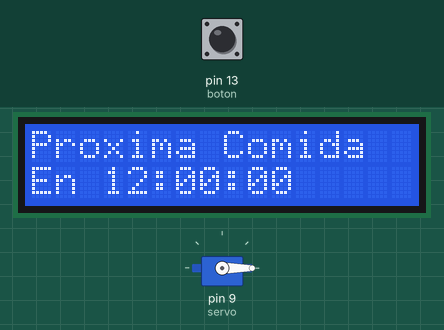
This sketch was run on a simulated Arduino Uno, built with avr-gcc and run on an emulated ATmega328P. On the bench: servo, 16×2 character LCD. The inputs (shaded band) are chosen by the test bench; at power-on: pin 13 (boton) LOW. What the sketch prints to the serial monitor is not drawn.

Above: at 1.2 s.
1.3 s: pin 13 (boton) pulled HIGH for 3.2 s
At 2.4 s:
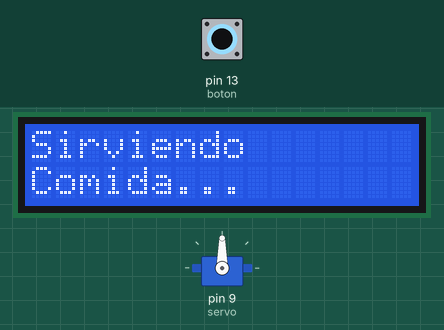
6.0 s: pin 13 (boton) pulled HIGH for 0.7 s
At 7.6 s:
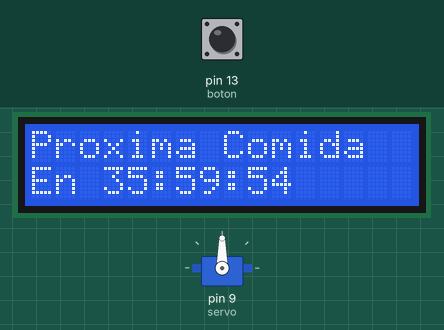
9.3 s: pin 13 (boton) pulled HIGH for 1 s
At 11.6 s:
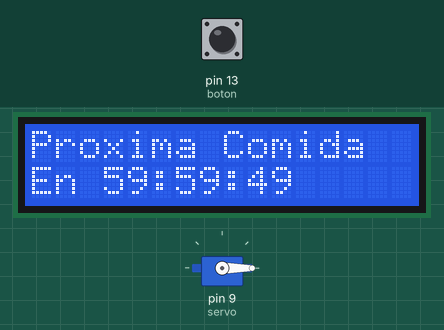
12.6 s: pin 13 (boton) pulled HIGH for 0.7 s
At 15.4 s:
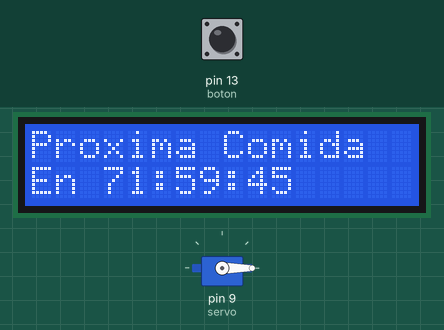
Timing chart, 0 to 16.9 s (numbered marks = the images above; inputs shaded):
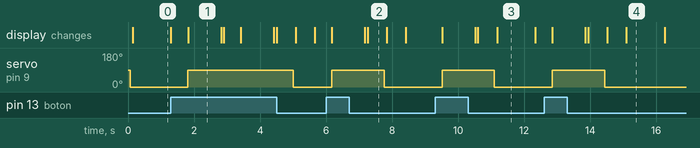

The sketch:

Pet_feeder.ino
```cpp
#include <LiquidCrystal_I2C.h>
#include <Wire.h>
#include <Servo.h>
Servo servo; //declarar objeto servo nombre servo
LiquidCrystal_I2C lcd(0x27,16,2);
const int boton = 13; //boton con salto de comida
bool estado_boton = false;
unsigned long tiempo;
unsigned long tiempo_restante;
unsigned long cont = 1;
long intervalo_comida = 43200; //cada cuantos segundos alimentar, 43200 = 12 horas

void setup() {
  servo.attach(9);
  lcd.init();
  lcd.backlight();
  lcd.setBacklight(HIGH);
  Serial.begin(9600);
  pinMode(boton,INPUT);
}

void loop() {
  servo.write(0);
  tiempo = millis()/1000; //tiempo en segundos
  tiempo_restante = intervalo_comida*cont - tiempo;
  estado_boton = digitalRead(boton);

  int horas = tiempo_restante / 3600;
  int minutos = (tiempo_restante % 3600)/60;
  int segundos = (tiempo_restante % 3600)%60;

  if (estado_boton){ //dar comida y saltar la siguiente
    dar_comida();
  }

  Serial.print("Tiempo Restante: ");
  Serial.println(tiempo_restante);
  Serial.print("Cont: ");
  Serial.println(cont);
  Serial.print("Tiempo: ");
  Serial.println(tiempo);
  Serial.print("horas restantes: ");
  Serial.println(horas);
  Serial.print("Minutos restantes: ");
  Serial.println(minutos);
  Serial.print("Segundos restantes: ");
  Serial.println(segundos);

  if (tiempo_restante>0){
    lcd.setCursor(0,0);
    lcd.print("Proxima Comida");
    lcd.setCursor(0,1);
    lcd.print("En");

    int posH; //mostrar la hora con dos digitos siempre
    int posM;
    int posS;

    if (horas<10){
      if (minutos<10){
        if (segundos<10){
          posH = 4;
          posM = 7;
          posS = 10;
        } else {
          posH = 4;
          posM = 7;
          posS = 9;
        }
      } else {
        if (segundos<10){
          posH = 4;
          posM = 6;
          posS = 10;
        } else {
          posH = 4;
          posM = 6;
          posS = 9;
        }
      }
    } else {
      if (minutos<10){
        if (segundos<10){
          posH = 3;
          posM = 7;
          posS = 10;
        } else {
          posH = 3;
          posM = 7;
          posS = 9;
        }
      } else {
        if (segundos<10){
          posH = 3;
          posM = 6;
          posS = 10;
        } else {
          posH = 3;
          posM = 6;
          posS = 9;
        }
      }
    }

    if (posH == 4){
      lcd.setCursor(3,1);
      lcd.print("0");
    }
    if (posM == 7){
      lcd.setCursor(6,1);
      lcd.print("0");
    }
    if (posS == 10){
      lcd.setCursor(9,1);
      lcd.print("0");
    }

    lcd.setCursor(posH,1);
    lcd.print(horas);
    lcd.setCursor(5,1);
    lcd.print(":");
    lcd.setCursor(posM,1);
    lcd.print(minutos);
    lcd.setCursor(8,1);
    lcd.print(":");
    lcd.setCursor(posS,1);
    lcd.print(segundos);

    } else {
      dar_comida();
    }
    delay(500);
}

void dar_comida(){
  servo.write(90);
  lcd.clear();
  lcd.print("Sirviendo");
  lcd.setCursor(0,1);
  lcd.print("Comida...");
  cont+=1;
  delay(1000);
  lcd.clear();
}
```

Measured:
- after the input at 1.3 s, servo on pin 9 (servo): 0° → 90° after 0.51 s, → 0° 3.2 s later; the display: changes after 0.52 s (image 1)
- after the input at 6.0 s, servo on pin 9 (servo): 0° → 90° after 0.18 s, → 0° 1.6 s later; the display: first changes after 0.18 s (image 2 shows a later state)
- after the input at 9.3 s, servo on pin 9 (servo): 0° → 90° after 0.21 s, → 0° 1.6 s later; the display: first changes after 0.21 s (image 3 shows a later state)
- after the input at 12.6 s, servo on pin 9 (servo): 0° → 90° after 0.25 s, → 0° 1.6 s later; the display: first changes after 0.26 s (image 4 shows a later state)
- what the display in image 0 shows lasts 1.2 s, from 0.1 s to 1.3 s
- what the display in image 1 shows lasts 1.0 s, from 1.8 s to 2.8 s
- what the display in image 2 shows lasts 0.5 s, from 7.3 s to 7.8 s
